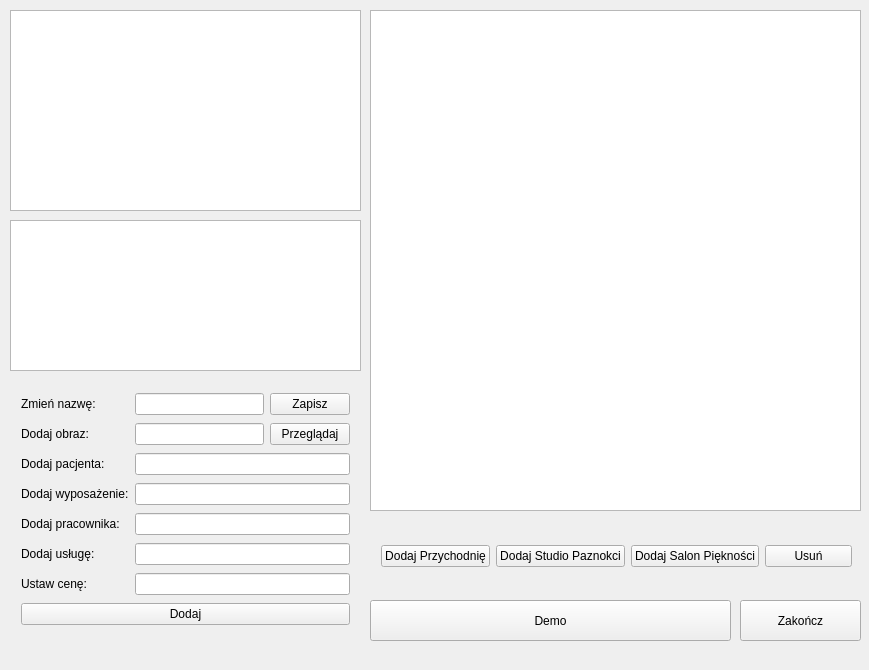
<?xml version="1.0" encoding="UTF-8"?>
<ui version="4.0">
 <class>AppViewerClass</class>
 <widget class="QWidget" name="AppViewerClass">
  <property name="geometry">
   <rect>
    <x>0</x>
    <y>0</y>
    <width>869</width>
    <height>670</height>
   </rect>
  </property>
  <property name="windowTitle">
   <string>AppViewer</string>
  </property>
  <widget class="QGraphicsView" name="graphicsView">
   <property name="geometry">
    <rect>
     <x>10</x>
     <y>10</y>
     <width>351</width>
     <height>201</height>
    </rect>
   </property>
  </widget>
  <widget class="QListWidget" name="listWidget">
   <property name="geometry">
    <rect>
     <x>370</x>
     <y>10</y>
     <width>491</width>
     <height>501</height>
    </rect>
   </property>
  </widget>
  <widget class="QTextBrowser" name="textBrowserInfo">
   <property name="geometry">
    <rect>
     <x>10</x>
     <y>220</y>
     <width>351</width>
     <height>151</height>
    </rect>
   </property>
   <property name="html">
    <string>&lt;!DOCTYPE HTML PUBLIC &quot;-//W3C//DTD HTML 4.0//EN&quot; &quot;http://www.w3.org/TR/REC-html40/strict.dtd&quot;&gt;
&lt;html&gt;&lt;head&gt;&lt;meta name=&quot;qrichtext&quot; content=&quot;1&quot; /&gt;&lt;style type=&quot;text/css&quot;&gt;
p, li { white-space: pre-wrap; }
&lt;/style&gt;&lt;/head&gt;&lt;body style=&quot; font-family:'MS Shell Dlg 2'; font-size:8.25pt; font-weight:400; font-style:normal;&quot;&gt;
&lt;p style=&quot;-qt-paragraph-type:empty; margin-top:0px; margin-bottom:0px; margin-left:0px; margin-right:0px; -qt-block-indent:0; text-indent:0px;&quot;&gt;&lt;br /&gt;&lt;/p&gt;&lt;/body&gt;&lt;/html&gt;</string>
   </property>
  </widget>
  <widget class="QWidget" name="gridLayoutWidget_2">
   <property name="geometry">
    <rect>
     <x>10</x>
     <y>380</y>
     <width>351</width>
     <height>265</height>
    </rect>
   </property>
   <layout class="QGridLayout" name="gridLayoutEdit">
    <item row="1" column="1">
     <widget class="QLineEdit" name="lineEditName"/>
    </item>
    <item row="1" column="0">
     <widget class="QLabel" name="labelChangeName">
      <property name="text">
       <string>Zmień nazwę:</string>
      </property>
     </widget>
    </item>
    <item row="2" column="1">
     <widget class="QLineEdit" name="lineEditImage"/>
    </item>
    <item row="2" column="0">
     <widget class="QLabel" name="labelAddImage">
      <property name="text">
       <string>Dodaj obraz:</string>
      </property>
     </widget>
    </item>
    <item row="8" column="0">
     <widget class="QLabel" name="labelAddService">
      <property name="text">
       <string>Dodaj usługę:</string>
      </property>
     </widget>
    </item>
    <item row="9" column="0">
     <widget class="QLabel" name="labelSetPrice">
      <property name="text">
       <string>Ustaw cenę:</string>
      </property>
     </widget>
    </item>
    <item row="7" column="0">
     <widget class="QLabel" name="labelAddWorker">
      <property name="text">
       <string>Dodaj pracownika:</string>
      </property>
     </widget>
    </item>
    <item row="5" column="0">
     <widget class="QLabel" name="labelAddPatient">
      <property name="text">
       <string>Dodaj pacjenta:</string>
      </property>
     </widget>
    </item>
    <item row="6" column="0">
     <widget class="QLabel" name="labelAddEquipment">
      <property name="text">
       <string>Dodaj wyposażenie:</string>
      </property>
     </widget>
    </item>
    <item row="2" column="2">
     <widget class="QPushButton" name="pushButtonBrowse">
      <property name="text">
       <string>Przeglądaj</string>
      </property>
     </widget>
    </item>
    <item row="1" column="2">
     <widget class="QPushButton" name="pushButtonSaveName">
      <property name="text">
       <string>Zapisz</string>
      </property>
     </widget>
    </item>
    <item row="6" column="1" colspan="2">
     <widget class="QLineEdit" name="lineEditEquipment"/>
    </item>
    <item row="5" column="1" colspan="2">
     <widget class="QLineEdit" name="lineEditPatient"/>
    </item>
    <item row="7" column="1" colspan="2">
     <widget class="QLineEdit" name="lineEditWorker"/>
    </item>
    <item row="9" column="1" colspan="2">
     <widget class="QLineEdit" name="lineEditPrice"/>
    </item>
    <item row="8" column="1" colspan="2">
     <widget class="QLineEdit" name="lineEditService"/>
    </item>
    <item row="10" column="0" colspan="3">
     <widget class="QPushButton" name="pushButtonAddStuff">
      <property name="text">
       <string>Dodaj</string>
      </property>
     </widget>
    </item>
   </layout>
  </widget>
  <widget class="QWidget" name="horizontalLayoutWidget">
   <property name="geometry">
    <rect>
     <x>370</x>
     <y>520</y>
     <width>493</width>
     <height>73</height>
    </rect>
   </property>
   <layout class="QHBoxLayout" name="horizontalLayoutButtons">
    <item>
     <widget class="QPushButton" name="pushButtonAddClinic">
      <property name="text">
       <string>Dodaj Przychodnię</string>
      </property>
     </widget>
    </item>
    <item>
     <widget class="QPushButton" name="pushButtonAddNails">
      <property name="text">
       <string>Dodaj Studio Paznokci</string>
      </property>
     </widget>
    </item>
    <item>
     <widget class="QPushButton" name="pushButtonAddBeauty">
      <property name="text">
       <string>Dodaj Salon Piękności</string>
      </property>
     </widget>
    </item>
    <item>
     <widget class="QPushButton" name="pushButtonDelete">
      <property name="text">
       <string>Usuń</string>
      </property>
     </widget>
    </item>
   </layout>
  </widget>
  <widget class="QPushButton" name="pushButtonClose">
   <property name="geometry">
    <rect>
     <x>740</x>
     <y>600</y>
     <width>121</width>
     <height>41</height>
    </rect>
   </property>
   <property name="text">
    <string>Zakończ</string>
   </property>
  </widget>
  <widget class="QPushButton" name="pushButtonDemo">
   <property name="geometry">
    <rect>
     <x>370</x>
     <y>600</y>
     <width>361</width>
     <height>41</height>
    </rect>
   </property>
   <property name="text">
    <string>Demo</string>
   </property>
  </widget>
 </widget>
 <layoutdefault spacing="6" margin="11"/>
 <resources>
  <include location="appviewer.qrc"/>
 </resources>
 <connections/>
</ui>
